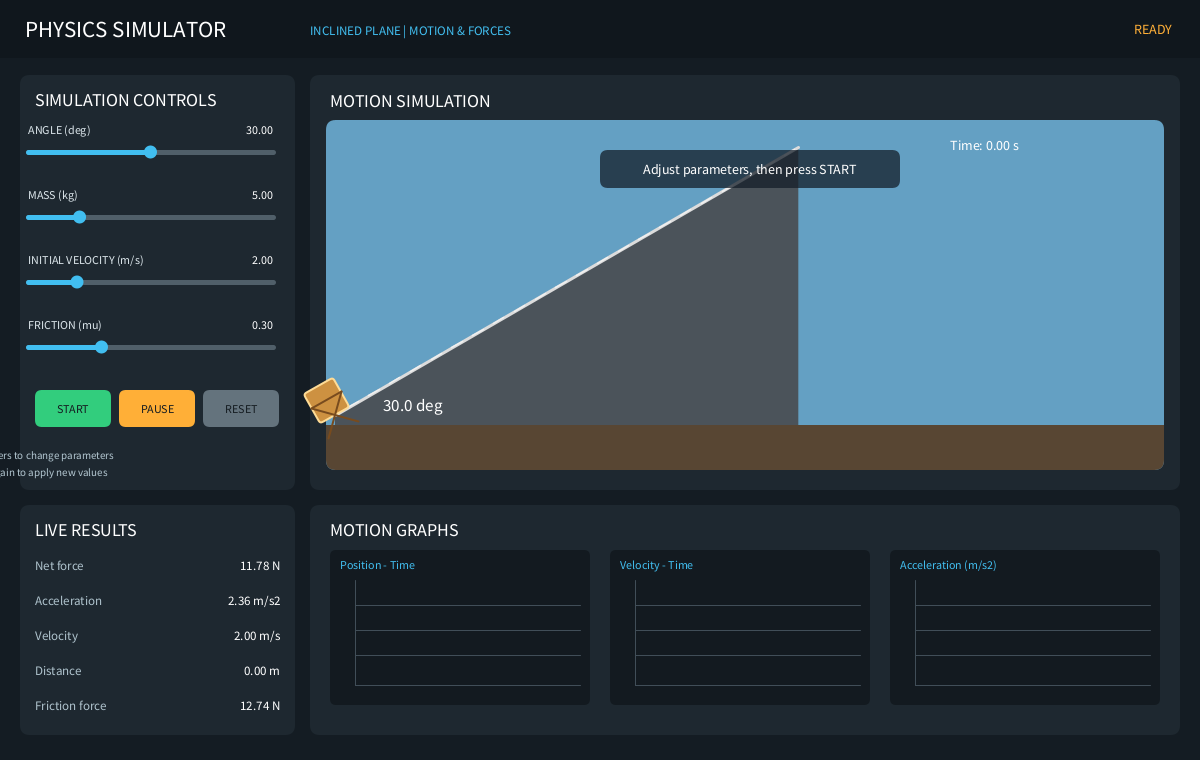
Frame 1 (no input)
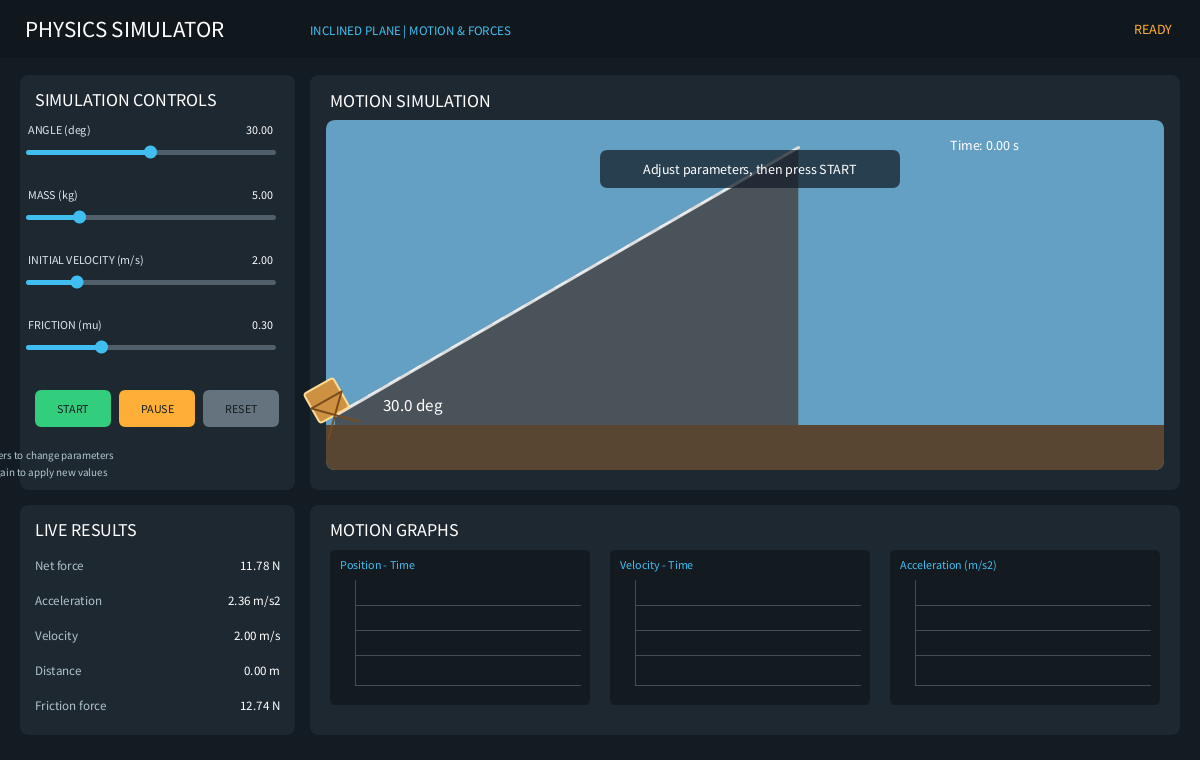
Frame 60 (the mouse pressed at the canvas centre just before this capture)
Frame 120 (the mouse held since frame 60 and released just before this capture): identical to frame 60, image omitted

The Processing sketch that drew these frames (run headless with seeded random() and noise(); from frame 60 on, the mouse is pressed at the canvas centre):

// Processing sketch: sketch_691012b
// ── sketch_691012b.pde

import java.util.ArrayList;

// ==========================================
// PHYSICS SIMULATOR - INCLINED PLANE
// Processing / Java
// ==========================================

Slider angleSlider;
Slider massSlider;
Slider velocitySlider;
Slider frictionSlider;

ArrayList<Float> timeData = new ArrayList<Float>();
ArrayList<Float> positionData = new ArrayList<Float>();
ArrayList<Float> velocityData = new ArrayList<Float>();

float g = 9.81;
float simTime = 0;
float distance = 0;
float velocity = 0;
float acceleration = 0;

float startX = 335;
float startY = 415;
float rampLength = 535;
float boxSize = 34;

boolean running = false;
boolean paused = false;
boolean finished = false;
boolean dragging = false;

color bg = color(20, 28, 35);
color panel = color(30, 40, 48);
color cyan = color(65, 190, 240);
color green = color(50, 205, 125);
color orange = color(255, 175, 55);

void setup() {
  size(1200, 760);
  smooth(4);

  angleSlider = new Slider(
  "ANGLE (deg)", 0, 60, 30, 28, 130, 245
);

massSlider = new Slider(
  "MASS (kg)", 1, 20, 5, 28, 195, 245
);

velocitySlider = new Slider(
  "INITIAL VELOCITY (m/s)", 0, 10, 2,
  28, 260, 245
);

frictionSlider = new Slider(
  "FRICTION (mu)", 0, 1, 0.30,
  28, 325, 245
);

  resetSimulation();
}

void draw() {
  background(bg);

  drawHeader();
  drawControls();
  drawSimulation();
  drawResults();
  drawGraphs();

  if (running && !paused && !finished) {
    updateSimulation();
  }
}

// ==========================================
// HEADER
// ==========================================

void drawHeader() {
  fill(16, 23, 29);
  noStroke();
  rect(0, 0, width, 58);

  fill(255);
  textAlign(LEFT, CENTER);
  textSize(23);
  text("PHYSICS SIMULATOR", 25, 29);

  fill(cyan);
  textSize(13);
  text("INCLINED PLANE | MOTION & FORCES",
       310, 30);

  fill(running && !paused && !finished
       ? green : orange);
  textAlign(RIGHT, CENTER);
  textSize(14);

  String status = finished ? "FINISHED"
                 : paused ? "PAUSED"
                 : running ? "SIMULATING"
                 : "READY";

  text(status, width - 28, 29);
}

// ==========================================
// INPUT: SLIDERS AND BUTTONS
// ==========================================

void drawControls() {
  drawPanel(20, 75, 275, 415);

  fill(255);
  textAlign(LEFT, CENTER);
  textSize(18);
  text("SIMULATION CONTROLS", 35, 100);

  angleSlider.display();
  massSlider.display();
  velocitySlider.display();
  frictionSlider.display();

  drawButton(35, 390, 76, 37,
             "START", green);
  drawButton(119, 390, 76, 37,
             "PAUSE", orange);
  drawButton(203, 390, 76, 37,
             "RESET", color(100, 115, 125));

  fill(180, 200, 210);
  textSize(11);
  text("Drag sliders to change parameters",
       35, 455);
  text("Start again to apply new values",
       35, 472);
}

void drawButton(float x, float y, float w,
                float h, String label, color c) {
  noStroke();
  fill(c);
  rect(x, y, w, h, 7);

  fill(20, 27, 32);
  textAlign(CENTER, CENTER);
  textSize(12);
  text(label, x + w/2, y + h/2);
}

// ==========================================
// OUTPUT: ANIMATION
// ==========================================

void drawSimulation() {
  drawPanel(310, 75, 870, 415);

  fill(255);
  textAlign(LEFT, CENTER);
  textSize(18);
  text("MOTION SIMULATION", 330, 101);

  float theta = radians(angleSlider.value);
  float endX = startX + rampLength * cos(theta);
  float endY = startY - rampLength * sin(theta);

  // Sky
  noStroke();
  fill(100, 160, 195);
  rect(326, 120, 838, 350, 10);

  // Ground beneath the ramp
  fill(88, 70, 51);
  rect(326, 425, 838, 45, 0, 0, 10, 10);

  // Ramp body
  fill(75, 83, 90);
  beginShape();
  vertex(startX, startY);
  vertex(endX, endY);
  vertex(endX, startY + 10);
  vertex(startX, startY + 10);
  endShape(CLOSE);

  // Ramp top
  stroke(220);
  strokeWeight(3);
  line(startX, startY, endX, endY);

  // Dashed guide along ramp
  stroke(240);
  strokeWeight(1.5);
  for (float d = 15; d < rampLength - 15; d += 24) {
    float x1 = startX + d * cos(theta);
    float y1 = startY - d * sin(theta);
    float x2 = startX + (d + 12) * cos(theta);
    float y2 = startY - (d + 12) * sin(theta);
    line(x1, y1, x2, y2);
  }

  // Angle label
  fill(255);
  noStroke();
  textAlign(LEFT, CENTER);
  textSize(17);
  text(nf(angleSlider.value, 1, 1) + " deg",
       startX + 48, startY - 10);

  // Moving box
  float s = constrain(distance * 30,
                      0, rampLength - 45);

  float bx = startX + s * cos(theta);
  float by = startY - s * sin(theta);

  pushMatrix();
  translate(bx, by);
  rotate(-theta);

  rectMode(CENTER);
  stroke(255, 220, 150);
  strokeWeight(2);
  fill(205, 145, 65);
  rect(0, -boxSize/2, boxSize, boxSize, 4);

  stroke(120, 75, 30);
  line(-boxSize/2, -boxSize/2,
        boxSize/2, -boxSize/2);
  line(-boxSize/2, -boxSize/2,
        boxSize/2, boxSize/2);
  line(boxSize/2, -boxSize/2,
       -boxSize/2, boxSize/2);

  popMatrix();
  rectMode(CORNER);

  // Motion arrow
  if (running && !paused && !finished
      && velocity > 0.1) {
    float ax = bx + 40 * cos(theta);
    float ay = by - 40 * sin(theta);

    stroke(255, 80, 70);
    strokeWeight(3);
    line(ax, ay, ax + 35*cos(theta),
         ay - 35*sin(theta));

    line(ax + 35*cos(theta),
         ay - 35*sin(theta),
         ax + 25*cos(theta) - 7*sin(theta),
         ay - 25*sin(theta) - 7*cos(theta));
  }

  noStroke();
  fill(255);
  textAlign(LEFT, CENTER);
  textSize(14);
  text("Time: " + nf(simTime, 1, 2) + " s",
       950, 145);

  if (!running) {
    fill(20, 30, 40, 190);
    rect(600, 150, 300, 38, 8);
    fill(255);
    textAlign(CENTER, CENTER);
    text("Adjust parameters, then press START",
         750, 169);
  }

  if (paused) {
    fill(20, 30, 40, 200);
    rect(600, 150, 300, 38, 8);
    fill(255);
    textAlign(CENTER, CENTER);
    text("PAUSED", 750, 169);
  }

  if (finished) {
    fill(20, 30, 40, 210);
    rect(600, 150, 300, 38, 8);
    fill(255);
    textAlign(CENTER, CENTER);
    text("SIMULATION FINISHED", 750, 169);
  }
}

// ==========================================
// PHYSICS CALCULATIONS
// ==========================================

void calculateForce() {
  float theta = radians(angleSlider.value);
  float mass = massSlider.value;
  float mu = frictionSlider.value;

  float gravityAlongRamp = mass * g * sin(theta);
  float normalForce = mass * g * cos(theta);
  float frictionForce = mu * normalForce;

  // Positive direction is down the ramp.
  acceleration =
    g * (sin(theta) - mu * cos(theta));

  // If the object is stationary and gravity
  // cannot overcome friction, it stays at rest.
  if (velocity <= 0 && acceleration < 0) {
    acceleration = 0;
  }

  // Keep the mass input physically meaningful.
  // Mass affects forces, but cancels in a = F/m
  // for this idealized friction model.
}

void updateSimulation() {
  float dt = min(1.0 / max(frameRate, 30), 0.033);

  calculateForce();

  // Update velocity
  velocity += acceleration * dt;

  if (velocity < 0) {
    velocity = 0;
  }

  // Update position
  distance += velocity * dt;

  // Update elapsed time
  simTime += dt;

  saveGraphData();

  if (distance * 30 >= rampLength - 45) {
    distance = (rampLength - 45) / 30.0;
    finished = true;
    running = false;
  }
}

void saveGraphData() {
  if (timeData.size() == 0 ||
      simTime - timeData.get(timeData.size()-1) >= 0.08) {
    timeData.add(simTime);
    positionData.add(distance);
    velocityData.add(velocity);
  }
}

// ==========================================
// LIVE RESULTS
// ==========================================

void drawResults() {
  drawPanel(20, 505, 275, 230);

  fill(255);
  textAlign(LEFT, CENTER);
  textSize(18);
  text("LIVE RESULTS", 35, 530);

  calculateForce();

  float mass = massSlider.value;
  float theta = radians(angleSlider.value);

  float netForce = mass * acceleration;
  float normalForce = mass * g * cos(theta);
  float frictionForce =
    frictionSlider.value * normalForce;

  resultRow("Net force", nf(netForce, 1, 2) + " N", 565);
  resultRow("Acceleration", nf(acceleration, 1, 2) + " m/s2", 600);
  resultRow("Velocity", nf(velocity, 1, 2) + " m/s", 635);
  resultRow("Distance", nf(distance, 1, 2) + " m", 670);
  resultRow("Friction force", nf(frictionForce, 1, 2) + " N", 705);
}

void resultRow(String label, String value, float y) {
  fill(175, 195, 205);
  textAlign(LEFT, CENTER);
  textSize(13);
  text(label, 35, y);

  fill(255);
  textAlign(RIGHT, CENTER);
  text(value, 280, y);
}

// ==========================================
// GRAPHS
// ==========================================

void drawGraphs() {
  drawPanel(310, 505, 870, 230);

  fill(255);
  textAlign(LEFT, CENTER);
  textSize(18);
  text("MOTION GRAPHS", 330, 530);

  drawGraph(330, 550, 260, 155,
            "Position - Time", positionData,
            color(50, 220, 130));

  drawGraph(610, 550, 260, 155,
            "Velocity - Time", velocityData,
            color(70, 175, 255));

  // Acceleration graph: current value as a line
  stroke(255, 100, 90);
  strokeWeight(2);
  float gy = map(acceleration, -10, 10,
                 685, 585);
  line(910, gy, 1150, gy);

  drawGraphFrame(890, 550, 270, 155,
                 "Acceleration (m/s2)");
}

void drawGraph(float x, float y, float w,
               float h, String title,
               ArrayList<Float> data, color c) {
  drawGraphFrame(x, y, w, h, title);

  if (data.size() < 2) return;

  float maxValue = 1;
  for (int i = 0; i < data.size(); i++) {
    maxValue = max(maxValue, data.get(i));
  }

  stroke(c);
  strokeWeight(2);
  noFill();
  beginShape();

  for (int i = 0; i < data.size(); i++) {
    float px = map(i, 0, max(1, data.size()-1),
                   x + 25, x + w - 10);
    float py = map(data.get(i), 0, maxValue * 1.15,
                   y + h - 20, y + 35);
    vertex(px, py);
  }

  endShape();
}

void drawGraphFrame(float x, float y, float w,
                    float h, String title) {
  noStroke();
  fill(19, 26, 32);
  rect(x, y, w, h, 6);

  fill(cyan);
  textAlign(LEFT, CENTER);
  textSize(12);
  text(title, x + 10, y + 15);

  stroke(65, 78, 88);
  strokeWeight(1);
  for (int i = 1; i <= 3; i++) {
    float gy = y + 30 + i * (h - 55) / 4;
    line(x + 25, gy, x + w - 10, gy);
  }

  line(x + 25, y + 30, x + 25, y + h - 20);
  line(x + 25, y + h - 20, x + w - 10, y + h - 20);
}

// ==========================================
// UI HELPERS
// ==========================================

void drawPanel(float x, float y, float w, float h) {
  noStroke();
  fill(panel);
  rect(x, y, w, h, 10);
}

void resetSimulation() {
  simTime = 0;
  distance = 0;
  velocity = velocitySlider.value;
  acceleration = 0;

  running = false;
  paused = false;
  finished = false;

  timeData.clear();
  positionData.clear();
  velocityData.clear();

  saveGraphData();
}

// ==========================================
// MOUSE INPUT
// ==========================================

void mousePressed() {
  if (angleSlider.hit(mouseX, mouseY)) {
    angleSlider.drag(mouseX);
    return;
  }

  if (massSlider.hit(mouseX, mouseY)) {
    massSlider.drag(mouseX);
    return;
  }

  if (velocitySlider.hit(mouseX, mouseY)) {
    velocitySlider.drag(mouseX);
    return;
  }

  if (frictionSlider.hit(mouseX, mouseY)) {
    frictionSlider.drag(mouseX);
    return;
  }

  // START
  if (mouseX >= 35 && mouseX <= 111 &&
      mouseY >= 390 && mouseY <= 427) {
    if (!running || finished) {
      resetSimulation();
      running = true;
    } else if (paused) {
      paused = false;
    }
  }

  // PAUSE / RESUME
  if (mouseX >= 119 && mouseX <= 195 &&
      mouseY >= 390 && mouseY <= 427) {
    if (running) {
      paused = !paused;
    }
  }

  // RESET
  if (mouseX >= 203 && mouseX <= 279 &&
      mouseY >= 390 && mouseY <= 427) {
    resetSimulation();
  }
}

void mouseDragged() {
  if (angleSlider.dragging) angleSlider.drag(mouseX);
  if (massSlider.dragging) massSlider.drag(mouseX);
  if (velocitySlider.dragging) velocitySlider.drag(mouseX);
  if (frictionSlider.dragging) frictionSlider.drag(mouseX);
}

void mouseReleased() {
  angleSlider.dragging = false;
  massSlider.dragging = false;
  velocitySlider.dragging = false;
  frictionSlider.dragging = false;
}

// ==========================================
// SLIDER CLASS
// ==========================================

class Slider {
  String label;
  float minValue, maxValue, value;
  float x, y, w;
  boolean dragging = false;

  Slider(String label, float minValue,
         float maxValue, float value,
         float x, float y, float w) {
    this.label = label;
    this.minValue = minValue;
    this.maxValue = maxValue;
    this.value = value;
    this.x = x;
    this.y = y;
    this.w = w;
  }

  void display() {
    fill(220, 230, 235);
    textAlign(LEFT, CENTER);
    textSize(12);
    text(label, x, y);

    fill(255);
    textAlign(RIGHT, CENTER);
    text(nf(value, 1, 2), x + w, y);

    stroke(80, 95, 105);
    strokeWeight(5);
    line(x, y + 22, x + w, y + 22);

    float px = map(value, minValue, maxValue, x, x + w);

    stroke(cyan);
    line(x, y + 22, px, y + 22);

    noStroke();
    fill(cyan);
    ellipse(px, y + 22, 13, 13);
  }

  boolean hit(float mx, float my) {
    if (mx >= x - 5 && mx <= x + w + 5 &&
        my >= y + 10 && my <= y + 34) {
      dragging = true;
      return true;
    }
    return false;
  }

  void drag(float mx) {
    value = map(constrain(mx, x, x + w),
                x, x + w, minValue, maxValue);
  }
}
